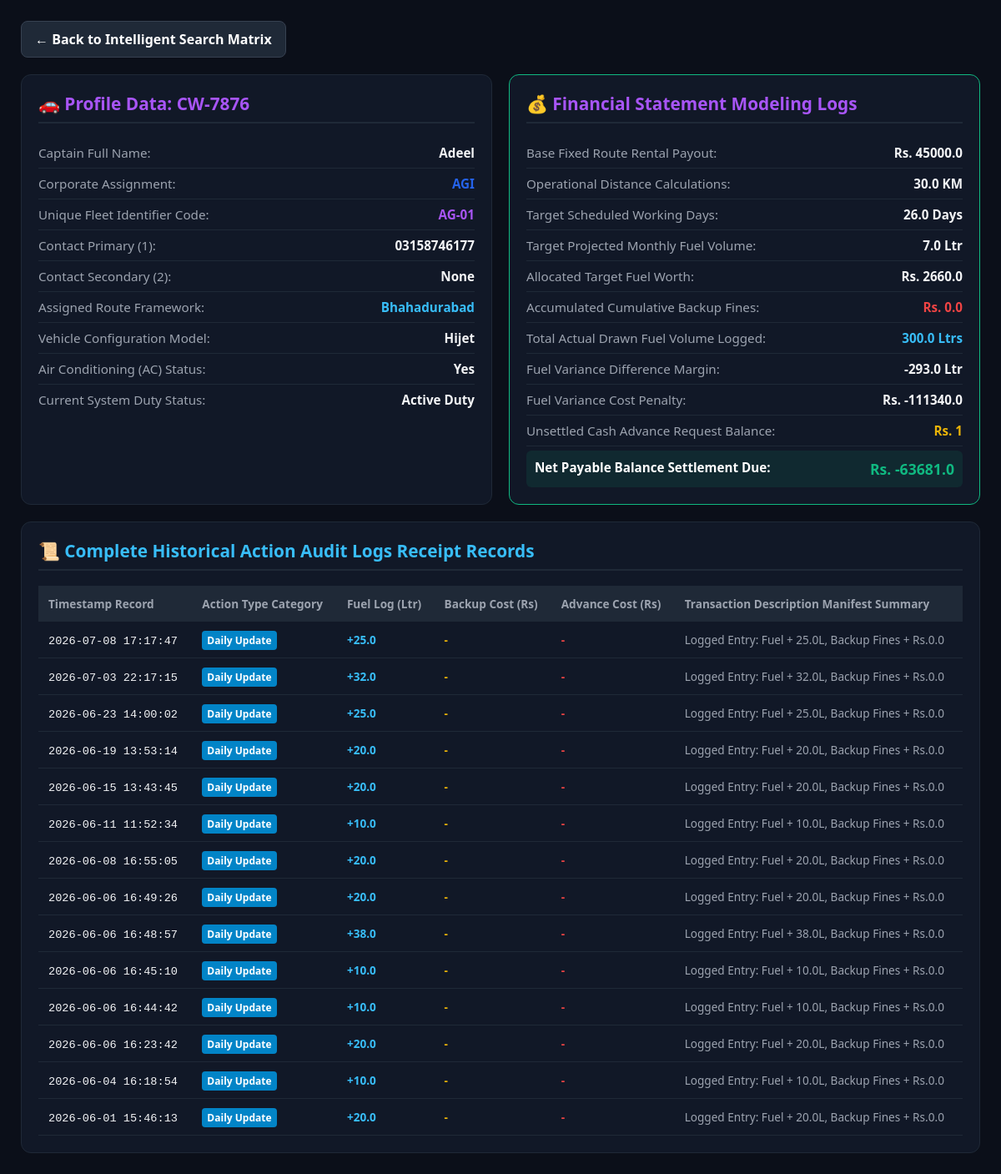
Page /admin/user_profile/AGI/CW-7876 (signed in) on the committed database.
### tables this page shows
CREATE TABLE cars (
            registration_no TEXT PRIMARY KEY,
            password TEXT,
            captain_name TEXT,
            contact1 TEXT,
            contact2 TEXT,
            driver_code TEXT,
            route_name TEXT,
            ac_status TEXT,
            car_model TEXT,
            cnic_front TEXT,
            cnic_back TEXT,
            license_front TEXT,
            license_back TEXT,
            advance_amount INTEGER DEFAULT 0,
            advance_timestamp TEXT,
            day_off_reason TEXT,
            day_off_timestamp TEXT,
            actual_fuel_taken REAL DEFAULT 0,
            custom_rental REAL DEFAULT NULL,
            custom_kms REAL DEFAULT NULL,
            custom_working_days REAL DEFAULT NULL,
            backup_total REAL DEFAULT 0,
            is_disabled INTEGER DEFAULT 0
        );

CREATE TABLE routes (
            route_name TEXT PRIMARY KEY,
            company_name TEXT,
            kms REAL,
            fuel_cons_per_km REAL,
            working_days INTEGER,
            fuel_in_litres REAL,
            route_rental REAL
        , is_fixed INTEGER DEFAULT 0);

CREATE TABLE transaction_logs (
            id INTEGER PRIMARY KEY AUTOINCREMENT,
            registration_no TEXT,
            timestamp TEXT,
            entry_type TEXT, -- 'Daily Update', 'Advance Request', 'Attendance Change', 'Admin Correction'
            fuel_added REAL DEFAULT 0,
            backup_added REAL DEFAULT 0,
            advance_added REAL DEFAULT 0,
            description TEXT
        );

### app.py (the view)
@app.route('/admin/user_profile/<company>/<registration_no>')
def user_profile(company, registration_no):
    if 'admin_logged_in' not in session: return redirect(url_for('admin_portal'))
    if company not in COMPANY_MAP:
        flash("Scope execution mismatch: Invalid company token.")
        return redirect(url_for('fleet_analytics'))
    db_p = get_db_path(company)
    conn = sqlite3.connect(db_p)
    conn.row_factory = sqlite3.Row
    cursor = conn.cursor()
    cursor.execute("SELECT * FROM cars WHERE registration_no=?", (registration_no,))
    car_row = cursor.fetchone()
    if not car_row:
        conn.close()
        flash("Target vehicle statement dossier could not be mapped.")
        return redirect(url_for('fleet_analytics'))
    car = dict(car_row)
    cursor.execute("SELECT * FROM routes WHERE route_name=?", (car['route_name'],))
    route_row = cursor.fetchone()
    backup = car['backup_total'] if ('backup_total' in car and car['backup_total'] is not None) else 0
    cursor.execute("SELECT * FROM transaction_logs WHERE registration_no=? ORDER BY id DESC", (registration_no,))
    logs = [dict(log) for log in cursor.fetchall()]
    conn.close()
    r_data = dict(route_row) if route_row else {'company_name': company, 'kms':0.0, 'fuel_cons_per_km':1.0, 'working_days':0, 'route_rental':0.0, 'is_fixed':0}
    is_fixed_route = r_data.get('is_fixed', 0) == 1
    kms = car['custom_kms'] if car['custom_kms'] is not None else r_data['kms']
    wd = car['custom_working_days'] if car['custom_working_days'] is not None else r_data['working_days']
    base_rental = car['custom_rental'] if car['custom_rental'] is not None else r_data['route_rental']
    if is_fixed_route:
        display_rental = 0.0
        fuelinlitre = 0.0
        monthly_litre = 0.0
        monthly_fuel_amount = 0.0
        fuel_diff = 0.0
        fuel_diff_amount = 0.0
        calculated_route_cost = base_rental
        captain_payment = round(calculated_route_cost - backup - (car['advance_amount'] or 0), 2)
    else:
        display_rental = base_rental
        fuelinlitre = round(kms / r_data['fuel_cons_per_km'], 2) if r_data['fuel_cons_per_km'] > 0 else 0
        monthly_litre = round(wd * fuelinlitre // 10, 2)
        monthly_fuel_amount = round(monthly_litre * CURRENT_FUEL_RATE, 2)
        fuel_diff = round(monthly_litre - (car['actual_fuel_taken'] or 0), 2)
        fuel_diff_amount = round(fuel_diff * CURRENT_FUEL_RATE, 2)
        calculated_route_cost = round(display_rental + monthly_fuel_amount, 2)
        if fuel_diff_amount > 0:
            captain_payment = round(display_rental + monthly_fuel_amount - backup + fuel_diff_amount - (car['advance_amount'] or 0), 2)
        else:
            captain_payment = round(display_rental + monthly_fuel_amount - backup - abs(fuel_diff_amount) - (car['advance_amount'] or 0), 2)
    telemetry = {
        'profile': car,
        'company': company,
        'kms': kms, 'working_days': wd, 'rental': display_rental, 'route_cost': calculated_route_cost,
        'fuelinlitre': fuelinlitre, 'monthly_litre': monthly_litre,
        'monthly_fuel_amount': monthly_fuel_amount, 'fuel_diff': fuel_diff,
        'fuel_diff_amount': fuel_diff_amount, 'captain_payment': captain_payment,
        'rate': CURRENT_FUEL_RATE
    }
    return render_template('user_profile.html', data=telemetry, logs=logs)

### app.py (called while the page is built)
def get_db_path(company_name):
    db_filename = COMPANY_MAP.get(company_name, {"db": "database.db"})["db"]
    return os.path.join(BASE_DIR, db_filename)

### templates/user_profile.html (shortened to what this page needs)
<!DOCTYPE html>
<html lang="en">
<head>
</head>
<body>
<div class="box">
    <a href="/admin/analytics" class="back-nav">← Back to Intelligent Search Matrix</a>
    <div class="grid-split">
        <div class="panel">
            <h2>🚗 Profile Data: {{ data.profile.registration_no }}</h2>
            <div class="info-row"><span class="label">Captain Full Name:</span><span class="val">{{ data.profile.captain_name }}</span></div>
            <div class="info-row"><span class="label">Corporate Assignment:</span><span class="val" style="color:#2563eb;">{{ data.company }}</span></div>
            <div class="info-row"><span class="label">Unique Fleet Identifier Code:</span><span class="val" style="color:#a855f7;">{{ data.profile.driver_code }}</span></div>
            <div class="info-row"><span class="label">Contact Primary (1):</span><span class="val">{{ data.profile.contact1 }}</span></div>
            <div class="info-row"><span class="label">Contact Secondary (2):</span><span class="val">{{ data.profile.contact2 if data.profile.contact2 else 'None' }}</span></div>
            <div class="info-row"><span class="label">Assigned Route Framework:</span><span class="val" style="color:#38bdf8;">{{ data.profile.route_name }}</span></div>
            <div class="info-row"><span class="label">Vehicle Configuration Model:</span><span class="val">{{ data.profile.car_model }}</span></div>
            <div class="info-row"><span class="label">Air Conditioning (AC) Status:</span><span class="val">{{ data.profile.ac_status }}</span></div>
            <div class="info-row"><span class="label">Current System Duty Status:</span><span class="val">{{ data.profile.day_off_reason if data.profile.day_off_reason else 'Active Duty' }}</span></div>
        </div>
        <div class="panel" style="border-color: #10b981;">
            <h2>💰 Financial Statement Modeling Logs</h2>
            <div class="info-row"><span class="label">Base Fixed Route Rental Payout:</span><span class="val">Rs. {{ data.rental }}</span></div>
            <div class="info-row"><span class="label">Operational Distance Calculations:</span><span class="val">{{ data.kms }} KM</span></div>
            <div class="info-row"><span class="label">Target Scheduled Working Days:</span><span class="val">{{ data.working_days }} Days</span></div>
            <div class="info-row"><span class="label">Target Projected Monthly Fuel Volume:</span><span class="val">{{ data.monthly_litre }} Ltr</span></div>
            <div class="info-row"><span class="label">Allocated Target Fuel Worth:</span><span class="val">Rs. {{ data.monthly_fuel_amount }}</span></div>
            <div class="info-row" style="color:#ef4444;"><span class="label">Accumulated Cumulative Backup Fines:</span><span class="val">Rs. {{ data.profile.backup_total }}</span></div>
            <div class="info-row" style="color:#38bdf8;"><span class="label">Total Actual Drawn Fuel Volume Logged:</span><span class="val">{{ data.profile.actual_fuel_taken }} Ltrs</span></div>
            <div class="info-row"><span class="label">Fuel Variance Difference Margin:</span><span class="val">{{ data.fuel_diff }} Ltr</span></div>
            <div class="info-row"><span class="label">Fuel Variance Cost Penalty:</span><span class="val">Rs. {{ data.fuel_diff_amount }}</span></div>
            <div class="info-row" style="color:#eab308;"><span class="label">Unsettled Cash Advance Request Balance:</span><span class="val">Rs. {{ data.profile.advance_amount }}</span></div>
            <div class="info-row" style="background: rgba(16, 185, 129, 0.1); padding: 10px; border-radius: 6px; margin-top: 5px;">
                <span class="label" style="color:white; font-weight:bold;">Net Payable Balance Settlement Due:</span>
                <span class="val highlight">Rs. {{ data.captain_payment }}</span>
            </div>
        </div>
    </div>
    <div class="panel">
        <h2 style="color:#38bdf8;">📜 Complete Historical Action Audit Logs Receipt Records</h2>
        <table>
            <thead>
                <tr>
                    <th>Timestamp Record</th>
                    <th>Action Type Category</th>
                    <th>Fuel Log (Ltr)</th>
                    <th>Backup Cost (Rs)</th>
                    <th>Advance Cost (Rs)</th>
                    <th>Transaction Description Manifest Summary</th>
                </tr>
            </thead>
            <tbody>
                {% for log in logs %}
                <tr>
                    <td><code>{{ log.timestamp }}</code></td>
                    <td>
                        {% if log.entry_type == 'Daily Update' %}
                            <span class="badge-log" style="background:#0284c7;">Daily Update</span>
                        {% elif log.entry_type == 'Advance Request' %}
                            <span class="badge-log" style="background:#eab308; color:black;">Advance</span>
                        {% else %}
                            <span class="badge-log" style="background:#4b5563;">Status Change</span>
                        {% endif %}
                    </td>
                    <td style="color:#38bdf8; font-weight:bold;">{{ '+' if log.fuel_added > 0 else '' }}{{ log.fuel_added if log.fuel_added > 0 else '-' }}</td>
                    <td style="color:#eab308; font-weight:bold;">{{ '+' if log.backup_added > 0 else '' }}{{ 'Rs. ' ~ log.backup_added if log.backup_added > 0 else '-' }}</td>
                    <td style="color:#ef4444; font-weight:bold;">{{ '+' if log.advance_added > 0 else '' }}{{ 'Rs. ' ~ log.advance_added if log.advance_added > 0 else '-' }}</td>
                    <td style="color:#9ca3af;">{{ log.description }}</td>
                </tr>
                {% else %}
                <tr>
                    <td colspan="6" style="text-align:center; padding:20px; color:#64748b;">No individual operation history receipt logs discovered for this active driver record profile.</td>
                </tr>
                {% endfor %}
            </tbody>
        </table>
    </div>
</div>
</body>
</html>

### templates/user_profile.html (style rules this page uses)
body { font-family: system-ui, sans-serif; background: #0b0f19; color: #f3f4f6; margin: 0; padding: 25px; }
.box { max-width: 1200px; margin: 0 auto; display: flex; flex-direction: column; gap: 20px; }
.back-nav { display: inline-flex; background: #1f2937; color: white; text-decoration: none; padding: 10px 16px; border-radius: 8px; font-weight: bold; width: fit-content; border: 1px solid #374151; }
.grid-split { display: grid; grid-template-columns: 1fr 1fr; gap: 20px; }
.panel { background: #111827; border: 1px solid #1f2937; border-radius: 12px; padding: 20px; }
h2 { margin-top: 0; color: #a855f7; font-size: 1.3rem; border-bottom: 2px solid #1f2937; padding-bottom: 8px; }
.info-row { display: flex; justify-content: space-between; padding: 8px 0; border-bottom: 1px solid #1f2937; font-size: 0.95rem; }
.info-row:last-child { border: none; }
.label { color: #9ca3af; }
.val { font-weight: bold; }
.highlight { color: #10b981; font-size: 1.1rem; }
table { width: 100%; border-collapse: collapse; margin-top: 10px; font-size: 0.85rem; }
th { background: #1f2937; color: #9ca3af; padding: 12px; font-weight: bold; text-align: left; }
td { padding: 12px; border-bottom: 1px solid #1f2937; }
.badge-log { padding: 3px 6px; border-radius: 4px; font-weight: bold; font-size: 0.75rem; color: white; }

### rows in the picture
cars: profile.registration_no "CW-7876", profile.captain_name "Adeel", profile.driver_code "AG-01", profile.contact1 "03158746177", profile "None", profile.route_name "Bhahadurabad", profile.car_model "Hijet", profile.ac_status "Yes", rental "45000.0", kms "30.0", working_days "26.0", profile.backup_total "0.0", profile.actual_fuel_taken "300.0", profile.advance_amount "1"
routes: company "AGI"
transaction_logs: timestamp "2026-07-08 17:17:47", entry_type "Daily Update", fuel_added "+", fuel_added "25.0", backup_added "-", advance_added "-", description "Logged Entry: Fuel + 25.0L, Backup Fines + Rs.0.0"
transaction_logs: timestamp "2026-07-03 22:17:15", entry_type "Daily Update", fuel_added "+", fuel_added "32.0", backup_added "-", advance_added "-", description "Logged Entry: Fuel + 32.0L, Backup Fines + Rs.0.0"
transaction_logs: timestamp "2026-06-23 14:00:02", entry_type "Daily Update", fuel_added "+", fuel_added "25.0", backup_added "-", advance_added "-", description "Logged Entry: Fuel + 25.0L, Backup Fines + Rs.0.0"
transaction_logs: timestamp "2026-06-19 13:53:14", entry_type "Daily Update", fuel_added "+", fuel_added "20.0", backup_added "-", advance_added "-", description "Logged Entry: Fuel + 20.0L, Backup Fines + Rs.0.0"
transaction_logs: timestamp "2026-06-15 13:43:45", entry_type "Daily Update", fuel_added "+", fuel_added "20.0", backup_added "-", advance_added "-", description "Logged Entry: Fuel + 20.0L, Backup Fines + Rs.0.0"
transaction_logs: timestamp "2026-06-11 11:52:34", entry_type "Daily Update", fuel_added "+", fuel_added "10.0", backup_added "-", advance_added "-", description "Logged Entry: Fuel + 10.0L, Backup Fines + Rs.0.0"
transaction_logs: timestamp "2026-06-08 16:55:05", entry_type "Daily Update", fuel_added "+", fuel_added "20.0", backup_added "-", advance_added "-", description "Logged Entry: Fuel + 20.0L, Backup Fines + Rs.0.0"
transaction_logs: timestamp "2026-06-06 16:49:26", entry_type "Daily Update", fuel_added "+", fuel_added "20.0", backup_added "-", advance_added "-", description "Logged Entry: Fuel + 20.0L, Backup Fines + Rs.0.0"
transaction_logs: timestamp "2026-06-06 16:48:57", entry_type "Daily Update", fuel_added "+", fuel_added "38.0", backup_added "-", advance_added "-", description "Logged Entry: Fuel + 38.0L, Backup Fines + Rs.0.0"
transaction_logs: timestamp "2026-06-06 16:45:10", entry_type "Daily Update", fuel_added "+", fuel_added "10.0", backup_added "-", advance_added "-", description "Logged Entry: Fuel + 10.0L, Backup Fines + Rs.0.0"
transaction_logs: timestamp "2026-06-06 16:44:42", entry_type "Daily Update", fuel_added "+", fuel_added "10.0", backup_added "-", advance_added "-", description "Logged Entry: Fuel + 10.0L, Backup Fines + Rs.0.0"
transaction_logs: timestamp "2026-06-06 16:23:42", entry_type "Daily Update", fuel_added "+", fuel_added "20.0", backup_added "-", advance_added "-", description "Logged Entry: Fuel + 20.0L, Backup Fines + Rs.0.0"
transaction_logs: timestamp "2026-06-04 16:18:54", entry_type "Daily Update", fuel_added "+", fuel_added "10.0", backup_added "-", advance_added "-", description "Logged Entry: Fuel + 10.0L, Backup Fines + Rs.0.0"
transaction_logs: timestamp "2026-06-01 15:46:13", entry_type "Daily Update", fuel_added "+", fuel_added "20.0", backup_added "-", advance_added "-", description "Logged Entry: Fuel + 20.0L, Backup Fines + Rs.0.0"

### other values in the picture
{{ data.monthly_litre }} "7.0"
{{ data.monthly_fuel_amount }} "2660.0"
{{ data.fuel_diff }} "-293.0"
{{ data.fuel_diff_amount }} "-111340.0"
{{ data.captain_payment }} "-63681.0"
